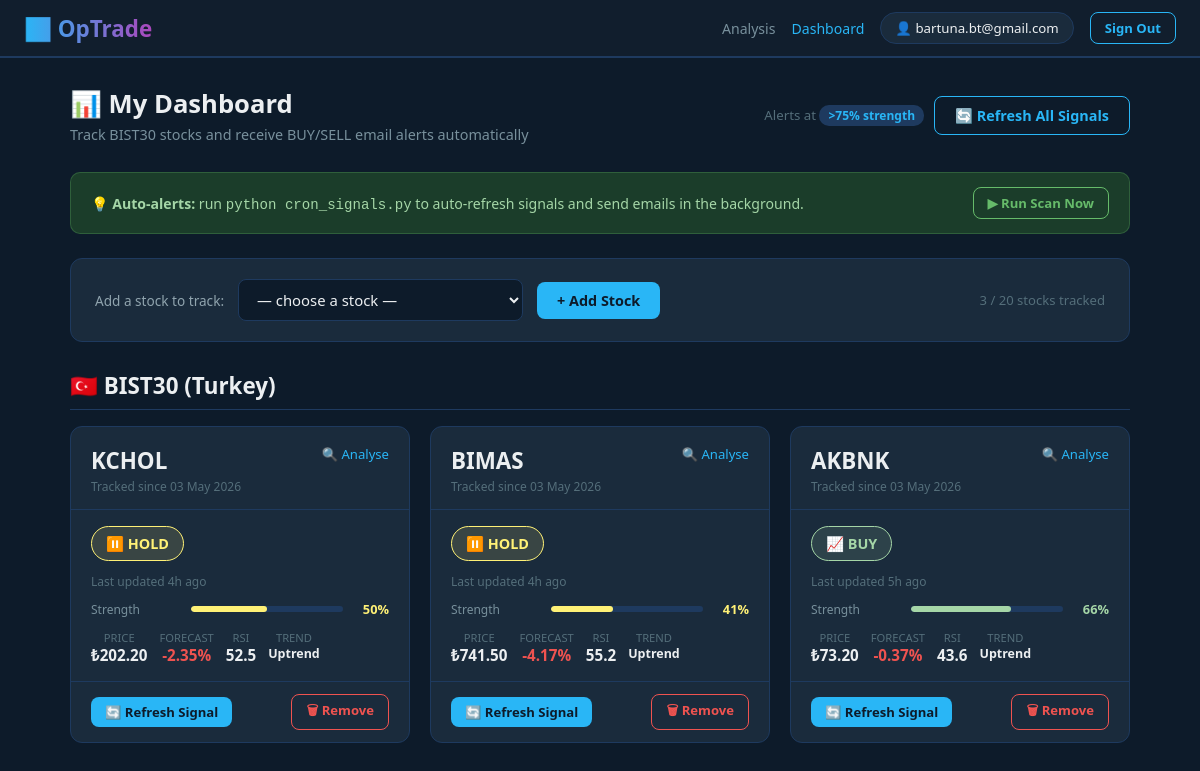
The page /dashboard (signed in) on the database as committed earlier.
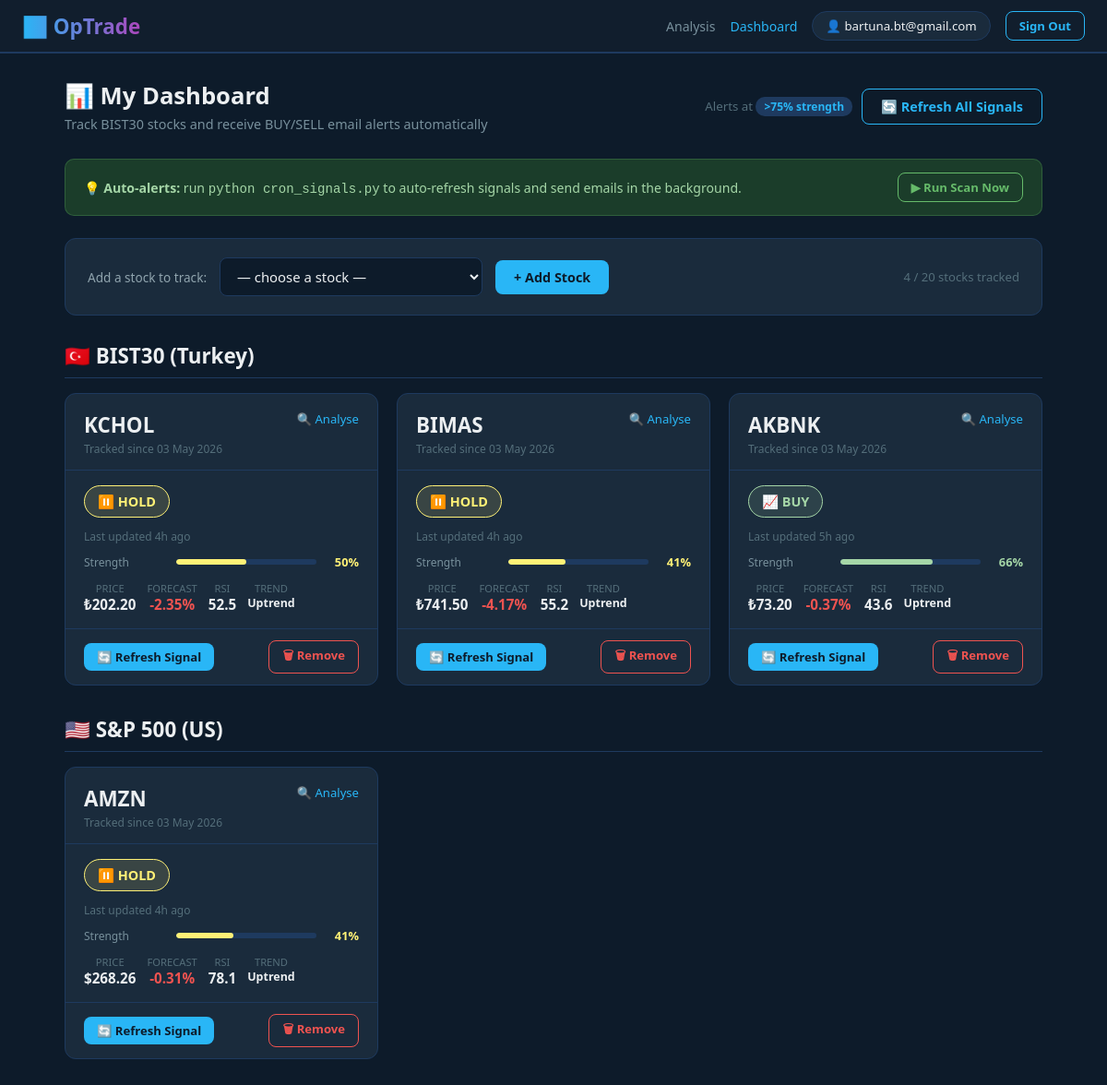
The same page on the database as committed later.
### tables this page shows
CREATE TABLE tracked_stocks (
            id         INTEGER  PRIMARY KEY AUTOINCREMENT,
            user_id    INTEGER  NOT NULL,
            ticker     TEXT     NOT NULL,
            created_at DATETIME DEFAULT CURRENT_TIMESTAMP,
            FOREIGN KEY (user_id) REFERENCES users(id) ON DELETE CASCADE,
            UNIQUE(user_id, ticker)
        );

CREATE TABLE signals (
            id              INTEGER  PRIMARY KEY AUTOINCREMENT,
            ticker          TEXT     NOT NULL,
            signal_type     TEXT     NOT NULL,
            signal_strength INTEGER  NOT NULL,
            score           INTEGER,
            last_price      REAL,
            next_day_price  REAL,
            price_change    REAL,
            rsi             REAL,
            trend           TEXT,
            hmm_label       TEXT,
            summary         TEXT,
            checked_at      DATETIME DEFAULT CURRENT_TIMESTAMP
        );

### app.py (the view)
@app.route('/dashboard')
@login_required
def dashboard():
    uid     = session['user_id']
    tracked = db_get_tracked(uid)
    tracked_bist30 = []
    tracked_sp500 = []
    signals_data = {}
    for t in tracked:
        sig = db_get_signal(t['ticker'])
        if t['ticker'] in BIST30_STOCKS:
            tracked_bist30.append(t)
            if sig:
                sig['currency'] = 'TRY'
                sig['currency_symbol'] = '₺'
        else:
            tracked_sp500.append(t)
            if sig:
                sig['currency'] = 'USD'
                sig['currency_symbol'] = '$'
        signals_data[t['ticker']] = sig
    return render_template('dashboard.html',
        user=db_find_user_by_id(uid),
        tracked=tracked,
        tracked_bist30=tracked_bist30,
        tracked_sp500=tracked_sp500,
        tracked_tickers={t['ticker'] for t in tracked},
        signals=signals_data,
        bist30_stocks=BIST30_STOCKS,
        sp500_stocks=SP500_STOCKS,
        sp500_sectors=SP500_SECTORS,
        csrf=get_csrf(),
        alert_threshold=ALERT_THRESHOLD,
        max_tracked=MAX_TRACKED,
    )

### app.py (called while the page is built)
@contextlib.contextmanager
def get_db():
    conn = sqlite3.connect(DB_PATH)
    conn.row_factory = sqlite3.Row
    conn.execute("PRAGMA foreign_keys = ON")
    try:
        yield conn
        conn.commit()
    except Exception:
        conn.rollback()
        raise
    finally:
        conn.close()

def db_find_user_by_id(user_id):
    with get_db() as conn:
        row = conn.execute(
            "SELECT id, email, created_at FROM users WHERE id = ?", (user_id,)
        ).fetchone()
        return dict(row) if row else None

def db_get_tracked(user_id):
    with get_db() as conn:
        rows = conn.execute(
            "SELECT ticker, created_at FROM tracked_stocks WHERE user_id = ? ORDER BY created_at DESC",
            (user_id,)
        ).fetchall()
        return [dict(r) for r in rows]

def db_get_signal(ticker):
    with get_db() as conn:
        row = conn.execute(
            "SELECT * FROM signals WHERE ticker = ? LIMIT 1", (ticker.upper(),)
        ).fetchone()
        return dict(row) if row else None

@app.template_filter('numfmt')
def numfmt(value, decimals=2):
    try:
        return f'{float(value):,.{decimals}f}'
    except (TypeError, ValueError):
        return '--'

### templates/dashboard.html (shortened to what the changed rows need)
<!DOCTYPE html>
<html lang="en">
<head>
</head>
<body>
<div class="container">
  <div class="page-hdr">
    <div>
      <h1>📊 My Dashboard</h1>
    </div>
    <div style="display:flex;gap:10px;align-items:center">
    </div>
  </div>
  <div class="cron-bar">
    <p>💡 <strong>Auto-alerts:</strong> run <code>python cron_signals.py</code> to auto-refresh signals and send emails in the background.</p>
    <button class="btn btn-sm btn-outline" style="border-color:#66BB6A;color:#66BB6A"
            onclick="triggerCron()">▶ Run Scan Now</button>
  </div>
  <div class="add-bar">
    <label>Add a stock to track:</label>
    <select id="add-select">
      <option value="">— choose a stock —</option>
    </select>
    <button class="btn btn-primary" onclick="addStock()">+ Add Stock</button>
    <span style="color:#546E7A;font-size:.82rem;margin-left:auto">
      {{ tracked | length }} / {{ max_tracked }} stocks tracked
    </span>
  </div>
  {% macro render_card(t, sig, alert_threshold) %}
    {% set ticker = t.ticker %}
    <div class="stock-card" id="card-{{ ticker }}">
      <div class="card-top">
        <div style="display:flex;justify-content:space-between;align-items:flex-start">
          <div>
            <div class="card-ticker">{{ ticker }}</div>
            <div class="card-added">Tracked since {{ t.created_at | format_date }}</div>
          </div>
          <a href="/?stock={{ ticker }}" target="_blank"
             style="color:#29B6F6;font-size:.82rem;text-decoration:none" title="Open analysis">
            🔍 Analyse
          </a>
        </div>
      </div>
      <div class="sig-section" id="sig-{{ ticker }}">
        {% if sig %}
          {% set sc = sig.signal_type | signal_color %}
          {% set se = sig.signal_type | signal_emoji %}
          <div class="sig-badge" style="background:{{ sc }}22;border:1.5px solid {{ sc }};color:{{ sc }}">
            {{ se }} {{ sig.signal_type }}
          </div>
          <div class="sig-time">Last updated {{ sig.checked_at | time_ago }}</div>
          <div class="str-row">
            <span class="str-label">Strength</span>
            <div class="str-bar">
              <div class="str-fill" style="width:{{ sig.signal_strength }}%;background:{{ sc }}"></div>
            </div>
            <span class="str-pct" style="color:{{ sc }}">{{ sig.signal_strength }}%</span>
          </div>
          <div class="mini-metrics">
            {% if sig.last_price %}
            <div class="mini-m">
              <div class="mm-l">Price</div>
              <div class="mm-v">{{ sig.currency_symbol }}{{ sig.last_price | numfmt(2) }}</div>
            </div>
            {% endif %}
            {% if sig.price_change is not none %}
            <div class="mini-m">
              <div class="mm-l">Forecast</div>
              <div class="mm-v" style="color:{% if sig.price_change >= 0 %}#66BB6A{% else %}#EF5350{% endif %}">
                {% if sig.price_change >= 0 %}+{% endif %}{{ sig.price_change | numfmt(2) }}%
              </div>
            </div>
            {% endif %}
            {% if sig.rsi %}
            <div class="mini-m">
              <div class="mm-l">RSI</div>
              <div class="mm-v">{{ sig.rsi | numfmt(1) }}</div>
            </div>
            {% endif %}
            {% if sig.trend %}
            <div class="mini-m">
              <div class="mm-l">Trend</div>
              <div class="mm-v" style="font-size:.78rem">{{ sig.trend }}</div>
            </div>
            {% endif %}
          </div>
        {% else %}
          <div class="no-signal">
            No signal yet — click <strong>Refresh</strong> to run the AI analysis
          </div>
        {% endif %}
      </div>
      <div class="card-actions">
        <button class="btn btn-sm btn-primary" onclick="refreshSignal('{{ ticker }}')"
                id="refresh-{{ ticker }}">
          🔄 Refresh Signal
        </button>
        <button class="btn btn-sm btn-danger" onclick="removeStock('{{ ticker }}')">
          🗑 Remove
        </button>
      </div>
    </div>
  {% endmacro %}
  {% if not tracked %}
  <div class="empty-state">
    <div class="big">📭</div>
    <h3>No stocks tracked yet</h3>
    <p>Add a BIST30 or S&P 500 stock above to start receiving AI signal alerts.</p>
  </div>
  {% else %}
    {% if tracked_bist30 %}
    <h2 style="margin:20px 0 16px;font-size:1.4rem;color:#ECEFF1;border-bottom:1px solid #1E3A5F;padding-bottom:8px">🇹🇷 BIST30 (Turkey)</h2>
    <div class="grid" id="stock-grid-bist30" style="margin-bottom:32px">
      {% for t in tracked_bist30 %}
        {{ render_card(t, signals.get(t.ticker), alert_threshold) }}
      {% endfor %}
    </div>
    {% endif %}
    {% if tracked_sp500 %}
    <h2 style="margin:20px 0 16px;font-size:1.4rem;color:#ECEFF1;border-bottom:1px solid #1E3A5F;padding-bottom:8px">🇺🇸 S&P 500 (US)</h2>
    <div class="grid" id="stock-grid-sp500" style="margin-bottom:32px">
      {% for t in tracked_sp500 %}
        {{ render_card(t, signals.get(t.ticker), alert_threshold) }}
      {% endfor %}
    </div>
    {% endif %}
  {% endif %}
</div>
</body>
</html>

Rows that differ between the two databases and show on the page:
added tracked_stocks: ticker "AMZN", created_at "03 May 2026", se "⏸️", currency_symbol "$", shown under "🇺🇸 S&P 500 (US)"
added signals: signal_type "HOLD", checked_at "4h ago", signal_strength "41", last_price|numfmt "268.26", price_change|numfmt "-0.31", rsi|numfmt "78.1", trend "Uptrend"
Other text that changed with them:
{{ tracked | length }}: "3" → "4"
text now shown: "🇺🇸 S&P 500 (US)"
